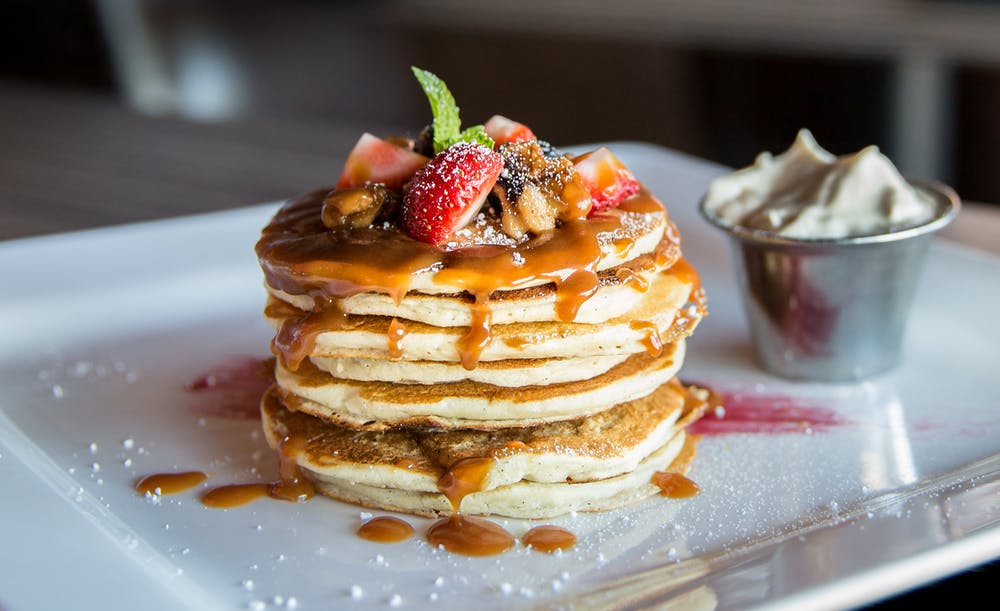
#> input picture Web/08-menu/images/item-1.jpeg, 1000 x 611 px
$ python -i virtual_paint.py   (imports and definitions only)
#> lines starting #> are read from the running program, lines starting #| are printed output that depends on the picture; after the words box and inside, x2 and y2 are one past the last pixel; in counts of white or black regions, pixels touching at a corner belong together
#A program that makes a virtual paint on a webcam
import cv2 as cv
import numpy as np

height = 640
width = 360

# [3 lines not run here, left out]

#Need to select colours properly
#R G B
myColours = [[129, 86, 0, 179, 0xff, 0xff]
             ,[72, 80, 0, 103, 0xff, 0xff]
             ,[110, 80, 0, 127, 0xff, 0xff]
             ]
#RGB
myColourValue = [[0, 0, 0xff],
                 [0, 0xff, 0],
                 [0xff, 0, 0]]

myPoints = [] #[x, y, colourID]

def findColour (img, myColours, myColourValue):
    imgHSV = cv.cvtColor(img, cv.COLOR_BGR2HSV)
    i = 0
    newCoords = []
    for c in myColours:
        lower = np.array(c[0:3])
        upper = np.array(c[3:6])
        mask = cv.inRange(imgHSV, lower, upper)
        #Get the outline of the object
        x, y = getContours(mask)
        cv.circle(imgRes, (x, y), 10, myColourValue[i], cv.FILLED)
        if (x != 0 and y != 0):
            newCoords.append([x, y, i])
        i +=1
        #cv.imshow(str(c[0]), mask)
    return newCoords

def getContours (img):
    x = y = w = h = 0
    contours, hierarchy = cv.findContours(img, cv.RETR_EXTERNAL,
                                              cv.CHAIN_APPROX_NONE)
    for cnt in contours:
        area = cv.contourArea(cnt)
        if (area > 40):
            cv.drawContours(imgRes, cnt, -1, (0xff, 0, 0), 3)
            perimeter = cv.arcLength(cnt, closed = True)
            approx = cv.approxPolyDP(cnt, 0.02 * perimeter, closed = True)
            x, y, w, h = cv.boundingRect(approx)
    return (x, y)

def drawOnCanvas(myPoints, myColourValue):
    for coord in myPoints:
        cv.circle(imgRes, (coord[0], coord[1]), 10, myColourValue[coord[2]], cv.FILLED)

# [10 lines not run here, left out]

>>> import cv2
>>> picture = cv2.imread('../../Web/08-menu/images/item-1.jpeg', cv2.IMREAD_GRAYSCALE)
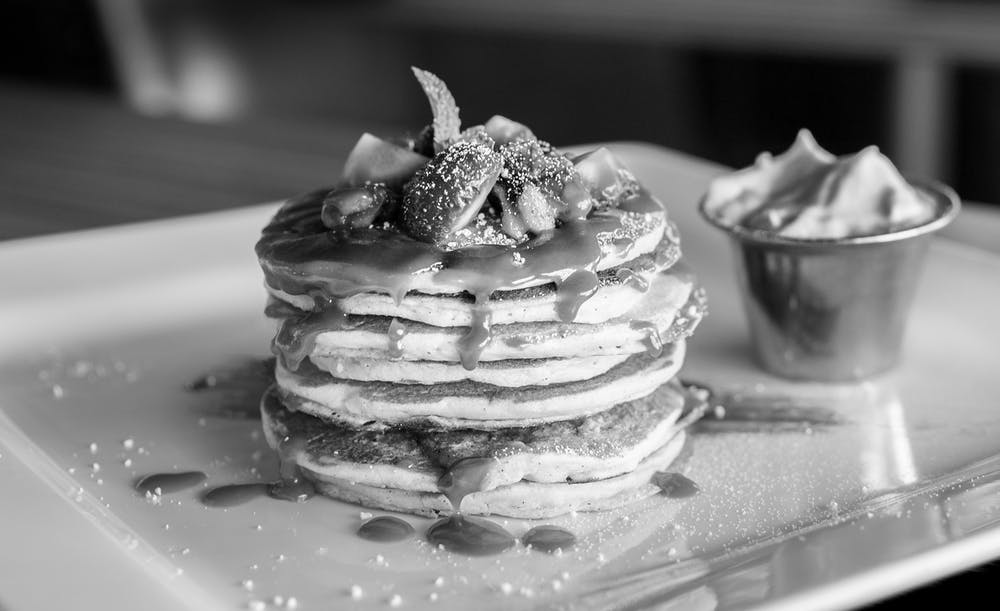
#> picture: shape (611, 1000); min 0, max 255, mean 127.1
>>> result = getContours(picture)
#> in getContours, `contours, hierarchy = cv.findContours(img, cv.RETR_EXTERNAL, cv.CHAIN_..`: contours = 6 contours, 5 with area under 20; largest, box (x1, y1, x2, y2) and area: (0, 0, 1000, 611) 606330
#> the loop in getContours, `for cnt in contours:` made 6 passes
#> area on pass 6: 606330.5
#> (the run stopped early here; a loop or call above may not have finished)

$ run again, on Web/08-menu/images/item-10.jpeg
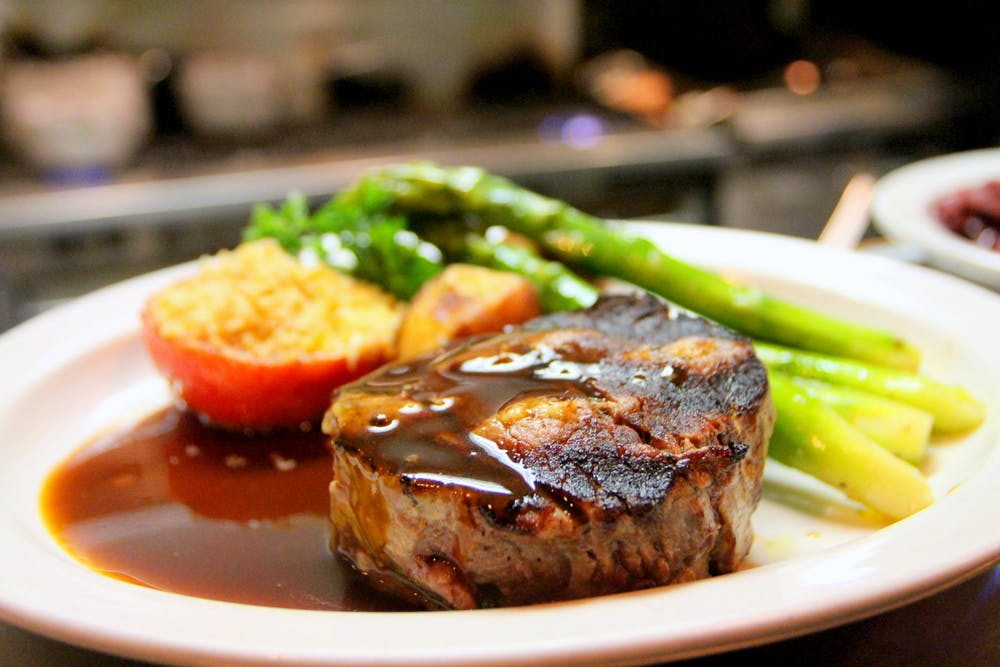
#> input picture Web/08-menu/images/item-10.jpeg, 1000 x 667 px
#> `picture = cv2.imread('../../Web/08-menu/images/item-1.jpeg', cv2.IMREA..`:
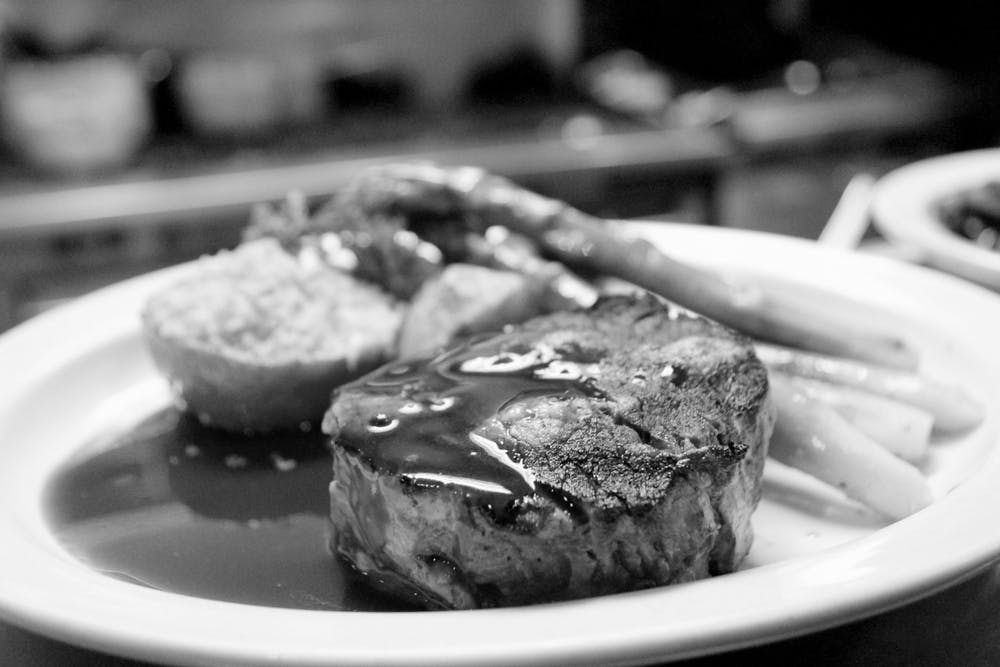
#> picture: shape (667, 1000); min 0, max 255, mean 130.9
#> contours = 3 contours; box (x1, y1, x2, y2) and area: (0, 0, 1000, 667) 661219, (904, 16, 920, 32) 162, (888, 16, 892, 24) 21
#> the loop in getContours, `for cnt in contours:` made 1 pass
#> area on pass 1: 161.5

$ run again, on Web/08-menu/images/item-2.jpeg
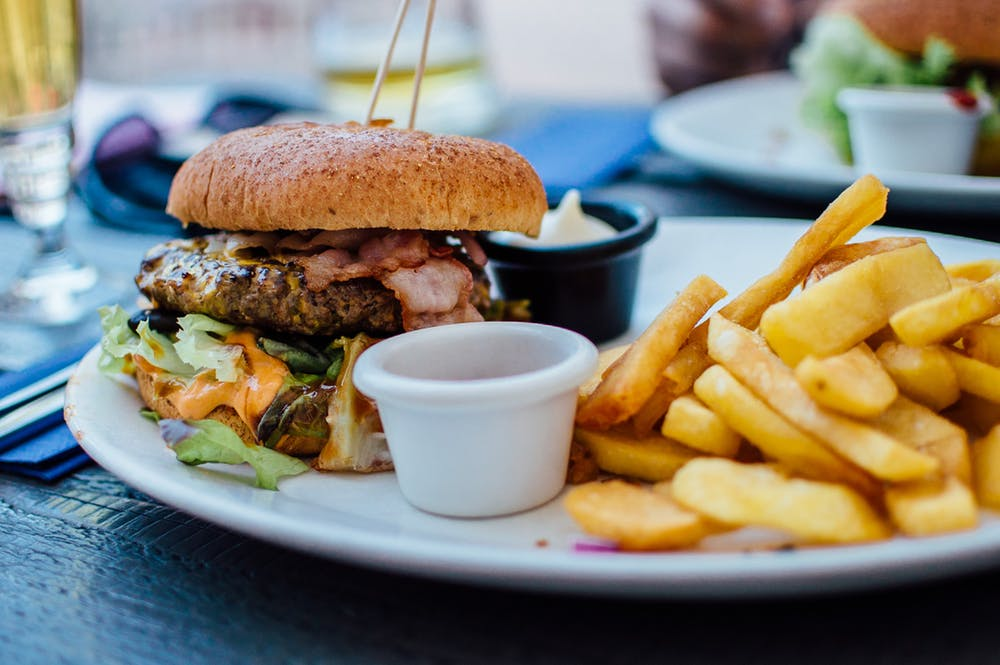
#> input picture Web/08-menu/images/item-2.jpeg, 1000 x 665 px
#> `picture = cv2.imread('../../Web/08-menu/images/item-1.jpeg', cv2.IMREA..`:
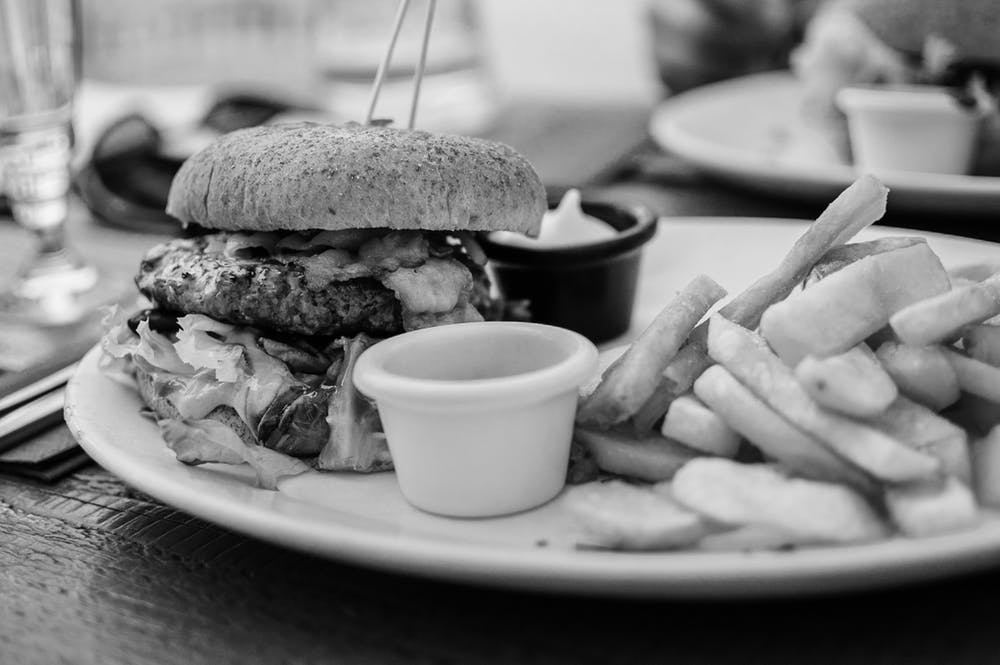
#> picture: shape (665, 1000); min 0, max 247, mean 128
#> contours = 1 contour; box (x1, y1, x2, y2) and area: (0, 0, 1000, 665) 663333
#> the loop in getContours, `for cnt in contours:` made 1 pass
#> area on pass 1: 663333

$ run again, on Web/08-menu/images/item-3.jpeg
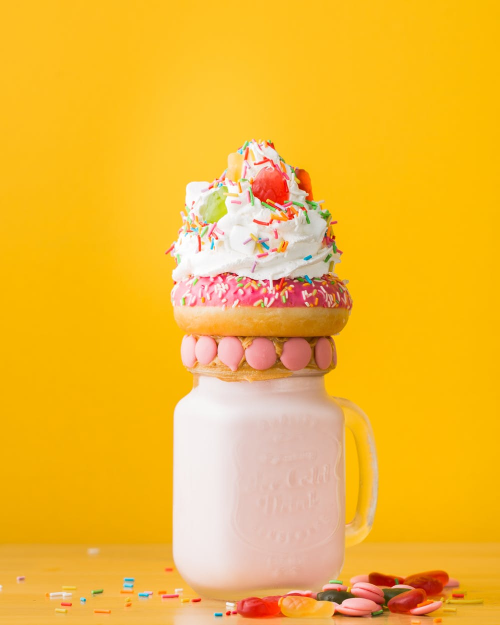
#> input picture Web/08-menu/images/item-3.jpeg, 1000 x 1250 px (shown at 1/2 size)
#> `picture = cv2.imread('../../Web/08-menu/images/item-1.jpeg', cv2.IMREA..`:
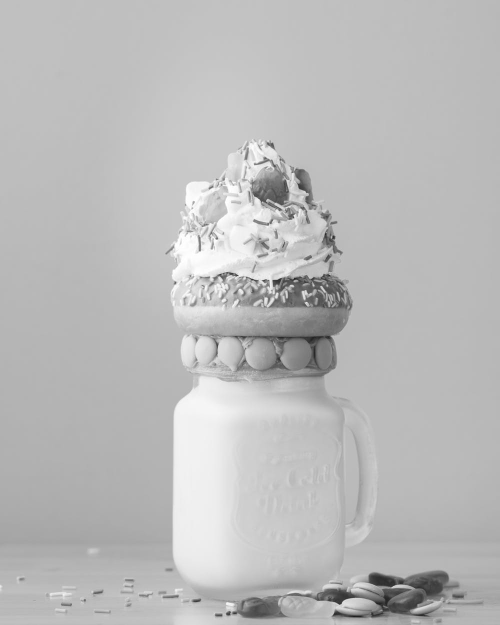
#> picture: shape (1250, 1000) (shown at 1/2 size); min 22, max 255, mean 186.8
#> contours = 1 contour; box (x1, y1, x2, y2) and area: (0, 0, 1000, 1250) 1247751
#> the loop in getContours, `for cnt in contours:` made 1 pass
#> area on pass 1: 1247751
